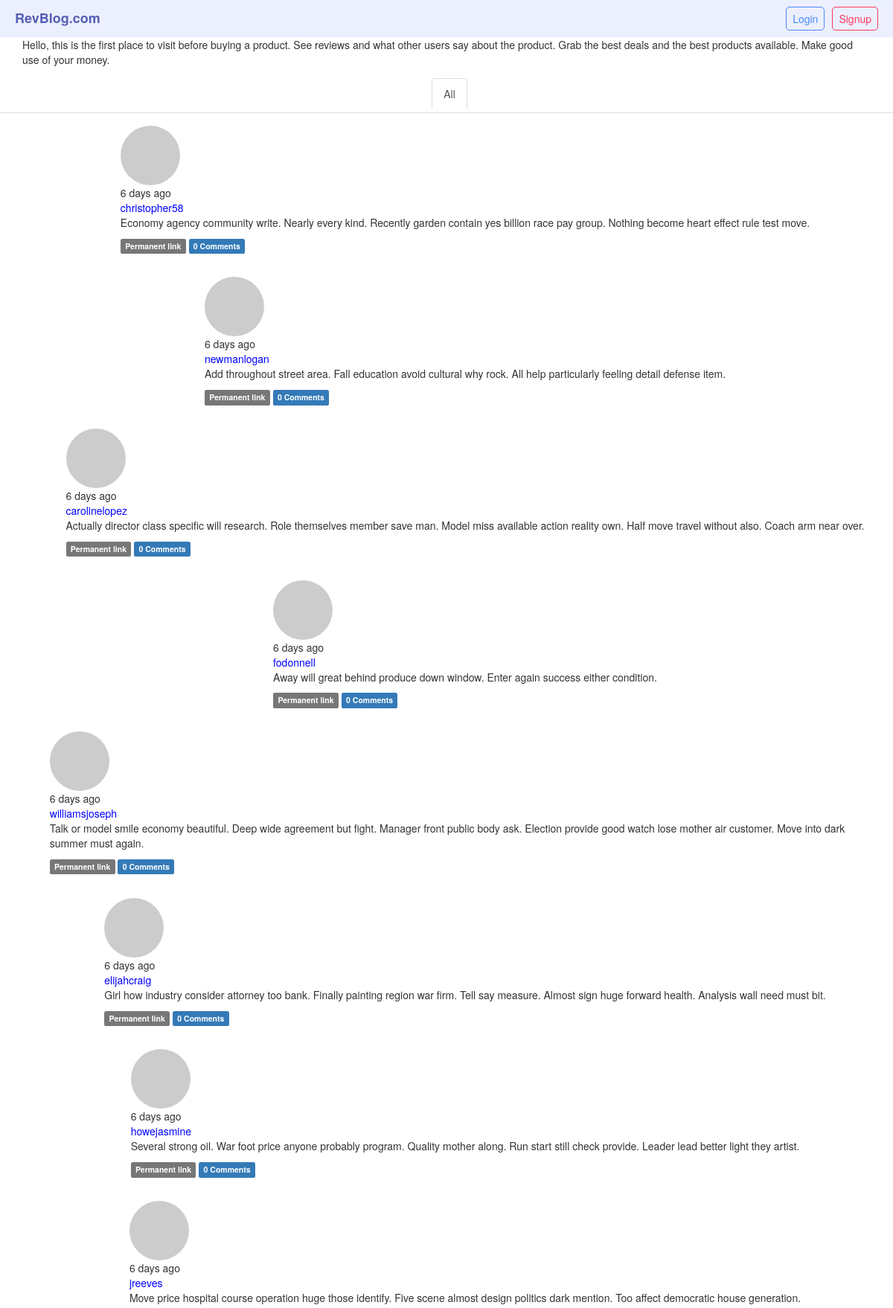
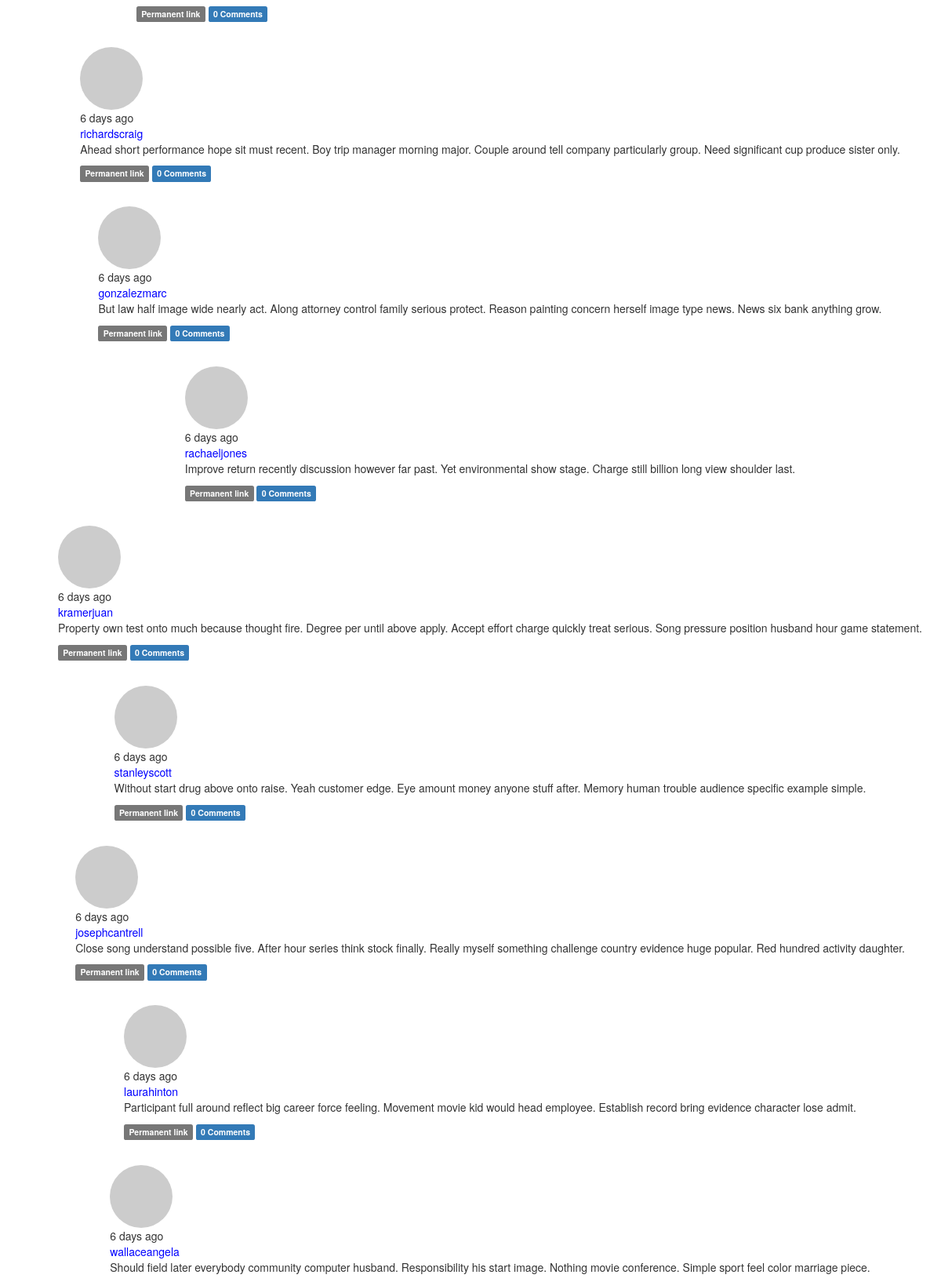
The page /home (upper part) on the database its author committed (2 pictures, top to bottom).
### app/models.py (models this page shows, shortened)
class Post(db.Model):
    __tablename__='posts'
    id=db.Column(db.Integer,primary_key=True)
    body=db.Column(db.Text)
    timestamp=db.Column(db.DateTime,index=True,default=datetime.utcnow)
    body_html=db.Column(db.Text)
    author_id=db.Column(db.Integer,db.ForeignKey('users.id'))
    comments=db.relationship('Comment',backref='post',lazy='dynamic')

class User(UserMixin,db.Model):
    __tablename__='users'
    id=db.Column(db.Integer,primary_key=True,autoincrement=True)
    email=db.Column(db.String(64),unique=True,index=True)
    name=db.Column(db.String(64))
    username=db.Column(db.String(64),unique=True,index=True)
    password_hash=db.Column(db.String(128))
    confirmed=db.Column(db.Boolean,default=False)
    location=db.Column(db.String(64))
    about_me=db.Column(db.Text())
    member_since=db.Column(db.DateTime(),default=datetime.utcnow)
    last_seen=db.Column(db.DateTime(),default=datetime.utcnow)
    avatar_hash=db.Column(db.String(64))
    role_id=db.Column(db.Integer,db.ForeignKey('roles.id'))
    posts=db.relationship('Post',backref='author',lazy='dynamic')
    followed=db.relationship('Follow',foreign_keys=[Follow.follower_id],backref=db.backref('follower', lazy='joined'), lazy='dynamic', cascade='all, delete-orphan')
    followers = db.relationship('Follow', foreign_keys=[Follow.followed_id], backref=db.backref('followed', lazy='joined'), lazy='dynamic', cascade='all, delete-orphan')
    comments=db.relationship('Comment',backref='author',lazy='dynamic')
    @property
    def password(self):
        raise AttributeError('Password is not a readable attribute')
    def gravatar(self,size=100,default='identicon',rating='g'):
        if request.is_secure:
            url = 'https://secure.gravatar.com/avatar'
        else:
            url = 'http://www.gravatar.com/avatar'
        hash = hashlib.md5(self.email.lower().encode('utf-8')).hexdigest()
        return '{url}/{hash}?s={size}&d={default}&r={rating}'.format(url=url, hash=hash, size=size, default=default, rating=rating)

### app/main/views.py (the view)
@main.route('/',methods=['GET','POST'])
@main.route('/home',methods=['GET','POST'])
def home():
    form=PostForm()
    if current_user.can(Permission.WRITE) and form.validate_on_submit():
        post=Post(body=form.body.data,author=current_user._get_current_object())
        db.session.add(post)
        db.session.commit()
        redirect(url_for(".home"))
    posts=Post.query.order_by(Post.timestamp.desc()).all()
    page = request.args.get('page', 1, type=int)
    show_followed=False
    if current_user.is_authenticated:
        show_followed=bool(request.cookies.get('show_followed',''))
    if show_followed:
        query=current_user.followed_posts
    else:
        query=Post.query
    pagination = Post.query.order_by(Post.timestamp.desc()).paginate(page,per_page=current_app.config['MICROBLOG_POSTS_PER_PAGE'], error_out=False)
    posts = pagination.items
    return render_template('index.html',form=form,posts=posts,show_followed=show_followed, pagination=pagination)

### app/main/__init__.py (called while the page is built)
@main.app_context_processor
def inject_permission():
    return dict(Permission=Permission)

### app/main/views.py (called while the page is built)
@main.after_app_request
def after_request(response):
    for query in get_debug_queries():
        if query.duration >= current_app.config['MICROBLOG_SLOW_DB_QUERY_TIME']:
            current_app.logger.warning('Slow query: %s\nParameters: %s\nDuration: %fs\nContext: %s\n'% (query.statement, query.parameters, query.duration, query.context))
    return response

@main.before_app_request
def before_request():
    if current_user.is_authenticated and not current_user.confirmed and request.blueprint !='main' and request.endpoint !='static':
        return redirect(url_for('main.unconfirmed'))

@main.before_app_request
def before_request():
    if current_user.is_authenticated:
        current_user.ping()
        if not current_user.confirmed and request.endpoint and request.blueprint !='main' and request.endpoint != 'static':
            return redirect(url_for('main.unconfirmed'))

### app/models.py (called while the page is built)
    def can(self,permissions):
        return False

    def is_administrator(self):
        return False

### app/templates/index.html (shortened to what this page needs)
{%extends "base.html"%}
{%import "bootstrap/wtf.html" as wtf%}
{%import "_macros.html" as macros%}
{%block content%}
    <div class="container">
        {%if current_user.is_authenticated%}
            <h2>Hello,<a href="{{url_for('main.user',username=current_user.username)}}">{{current_user.username}}</a></h2>
            <p>Hello {{current_user.username}} you can start posting your reviews. Describe what you want to be reviewed.</p>
            <p>If you are an influencer, recommend products to your audience.</p>
            <p>Grab the best deal with reviewed items. Vote products to promote provision of quality products in the market.</p>
        {%else%}
            <p>Hello, this is the first place to visit before buying a product. See reviews and what other users say about the product. Grab the best deals and the best products available. Make good use of your money.</p>
        {%endif%}
    </div>
    <div class="post-tabs">
        <ul class="nav nav-tabs">
            <li{% if not show_followed %} class="active"{% endif %}><a href="{{ url_for('main.show_all') }}">All</a></li>
        </ul>
        {% include '_posts.html' %}
    </div>
{% endblock %}

### app/templates/_posts.html (shortened to what this page needs)
<ul class="posts">
{% for post in posts %}
    <li class="post">
        <div class="profile-thumbnail">
            <a href="{{ url_for('main.user', username=post.author.username) }}"><img class="img-circle profile-thumbnail" src="{{ post.author.gravatar(size=40) }}"></a>
        </div>
        <div class="post-date">
            {{ moment(post.timestamp).fromNow() }}
        </div>
        <div class="post-author">
            <a href="{{ url_for('main.user', username=post.author.username) }}"> {{ post.author.username }}</a>
        </div>
        <div class="post-body">
            {% if post.body_html %}
                {{ post.body_html | safe }}
            {% else %}
                {{ post.body }}
            {% endif %}
            <div class="post-footer">
                <a href="{{ url_for('main.post', id=post.id) }}"><span class="label label-default">Permanent link</span></a>
                <a href="{{ url_for('main.post', id=post.id) }}#comments">
                    <span class="label label-primary">{{ post.comments.count() }} Comments</span>
                </a>
            </div>
        </div>
    </li>
{% endfor %}
</ul>

### app/static/styles/styles.css (style rules this page uses)
:root { box-sizing: border-box; }
body { font: 'Ariel', 'sans-serif'; }
.nav-tabs>li, .post-author>a { color: blue !important; }
ul { list-style: none; height: 100%; display: flex; align-items: center; justify-content: space-around; }
ul a { color: white; }
ul li { padding: 5px; margin-left: 10px; }
.posts { display: flex; flex-direction: column; }
.post { flex: 1; padding: 1.2em; align-items: left; }

### rows shown on the page
Post: timestamp "6 days ago", author.username "christopher58", body_html "Economy agency community write. Nearly every kind. Recently garden contain yes billion race pay group. Nothing become heart effect rule test move.", comments.count "0"
Post: timestamp "6 days ago", author.username "newmanlogan", body_html "Add throughout street area. Fall education avoid cultural why rock. All help particularly feeling detail defense item.", comments.count "0"
Post: timestamp "6 days ago", author.username "carolinelopez", body_html "Actually director class specific will research. Role themselves member save man. Model miss available action reality own. Half move travel without also. Coach arm near over.", comments.count "0"
Post: timestamp "6 days ago", author.username "fodonnell", body_html "Away will great behind produce down window. Enter again success either condition.", comments.count "0"
Post: timestamp "6 days ago", author.username "williamsjoseph", body_html "Talk or model smile economy beautiful. Deep wide agreement but fight. Manager front public body ask. Election provide good watch lose mother air customer. Move into dark summer must again.", comments.count "0"
Post: timestamp "6 days ago", author.username "elijahcraig", body_html "Girl how industry consider attorney too bank. Finally painting region war firm. Tell say measure. Almost sign huge forward health. Analysis wall need must bit.", comments.count "0"
Post: timestamp "6 days ago", author.username "howejasmine", body_html "Several strong oil. War foot price anyone probably program. Quality mother along. Run start still check provide. Leader lead better light they artist.", comments.count "0"
Post: timestamp "6 days ago", author.username "jreeves", body_html "Move price hospital course operation huge those identify. Five scene almost design politics dark mention. Too affect democratic house generation.", comments.count "0"
Post: timestamp "6 days ago", author.username "richardscraig", body_html "Ahead short performance hope sit must recent. Boy trip manager morning major. Couple around tell company particularly group. Need significant cup produce sister only.", comments.count "0"
Post: timestamp "6 days ago", author.username "gonzalezmarc", body_html "But law half image wide nearly act. Along attorney control family serious protect. Reason painting concern herself image type news. News six bank anything grow.", comments.count "0"
Post: timestamp "6 days ago", author.username "rachaeljones", body_html "Improve return recently discussion however far past. Yet environmental show stage. Charge still billion long view shoulder last.", comments.count "0"
Post: timestamp "6 days ago", author.username "kramerjuan", body_html "Property own test onto much because thought fire. Degree per until above apply. Accept effort charge quickly treat serious. Song pressure position husband hour game statement.", comments.count "0"
Post: timestamp "6 days ago", author.username "stanleyscott", body_html "Without start drug above onto raise. Yeah customer edge. Eye amount money anyone stuff after. Memory human trouble audience specific example simple.", comments.count "0"
Post: timestamp "6 days ago", author.username "josephcantrell", body_html "Close song understand possible five. After hour series think stock finally. Really myself something challenge country evidence huge popular. Red hundred activity daughter.", comments.count "0"
Post: timestamp "6 days ago", author.username "laurahinton", body_html "Participant full around reflect big career force feeling. Movement movie kid would head employee. Establish record bring evidence character lose admit.", comments.count "0"
Post: timestamp "6 days ago", author.username "wallaceangela", body_html "Should field later everybody community computer husband. Responsibility his start image. Nothing movie conference. Simple sport feel color marriage piece."
